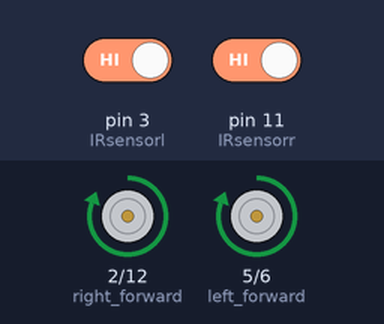
Recording of a sketch running on a simulated Arduino Uno, built with avr-gcc and run on an emulated ATmega328P. On the bench: motor-driver pin pairs drawn as motors (green arrow = first pin HIGH = forward, orange = second pin HIGH = backward, longer = more drive). Inputs (shaded band) come from the test bench; at power-on: pin 3 (IRsensorl) HIGH, pin 11 (IRsensorr) HIGH.

Above: at 1.2 s.
1.3 s: pin 3 (IRsensorl) driven LOW
At 2.4 s:
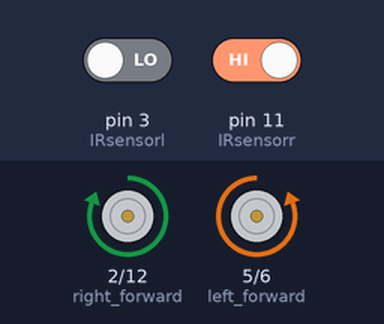
2.8 s: pin 11 (IRsensorr) driven LOW
At 3.3 s:
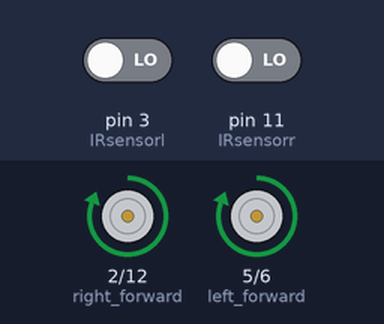
5.8 s: pin 3 (IRsensorl) driven HIGH
At 6.1 s:
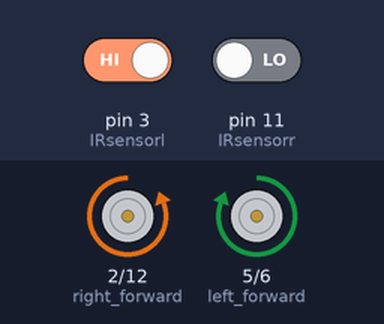
7.3 s: pin 11 (IRsensorr) driven HIGH
At 8.6 s:
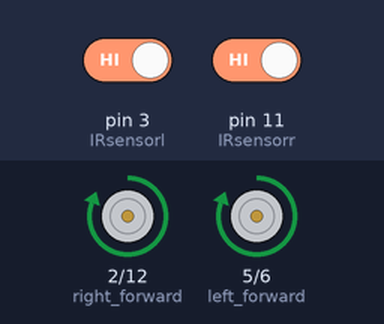
Timing chart, 0 to 9.8 s (numbered marks = the images above; inputs shaded):
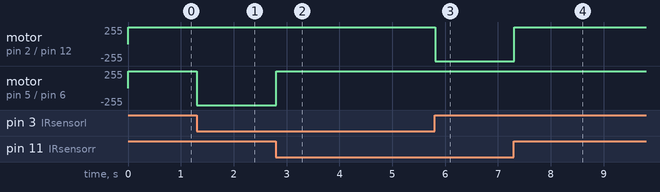

The sketch:

Line_following_21_02_21.ino
```cpp
/* This code programs the buggy to stick to black
 *  If the left sensor is off the left wheel goes forward, while the right wheel reverses
 *  If the right sensor is off the right wheel goes forward, while the left wheel reverses
 *  The Ultrasonic sensor is not coded
*/
int vSpeed = 110;        // MAX 255
int turn_speed = 230;    // MAX 255
int turn_delay = 100;

int IRsensorl = 3;
int IRsensorr = 11;

int left_forward = 5;
int left_backward = 6;
int right_forward = 2;
int right_backward = 12;

;

void setup() {
  pinMode(left_forward, OUTPUT);
  pinMode(left_backward, OUTPUT);
  pinMode(right_forward, OUTPUT);
  pinMode(right_backward, OUTPUT);
  pinMode(IRsensorl, INPUT);
  pinMode(IRsensorr, INPUT);
}

void loop() {
  digitalWrite(left_forward, HIGH);
  digitalWrite(left_backward, LOW);
  digitalWrite(right_forward, HIGH);
  digitalWrite(right_backward, LOW);//starting was "digitalWrite(righ_backward, HIGH)"

  //Serial.println(digitalRead(IRsensorl));
   const int black = 1;
   const int white = 0;
  int  right_sensor_state = digitalRead(IRsensorr);
  int  left_sensor_state = digitalRead(IRsensorl);

 if(right_sensor_state != black && left_sensor_state == black){
  Serial.println("turning right");

  digitalWrite (left_forward,HIGH);
  digitalWrite(left_backward,LOW);
  digitalWrite (right_forward,LOW);
  digitalWrite(right_backward,HIGH);

  delay(turn_delay);
  }

if(right_sensor_state == black && left_sensor_state != black)
{
  Serial.println("turning left");

  digitalWrite (left_forward,LOW);
  digitalWrite(left_backward,HIGH);
  digitalWrite (right_forward, HIGH);
  digitalWrite(right_backward,LOW);

  delay(turn_delay);
  }

if(right_sensor_state == white && left_sensor_state == white)
{
  Serial.println("going forward");

  digitalWrite(left_forward,HIGH);
  digitalWrite (left_backward,LOW);
  digitalWrite(right_forward,HIGH);
  digitalWrite (right_backward,LOW);
  delay(turn_delay);

  }

if(right_sensor_state != black && left_sensor_state != black)
{
  Serial.println("stop");

  digitalWrite(left_forward, LOW);
  digitalWrite (left_backward,LOW);
  digitalWrite(right_forward,LOW);
  digitalWrite (right_backward,LOW);

  }
}
```

Measured:
- after the input at 1.3 s, motor on pin 5 (left_forward) / pin 6 (left_backward): forward 255/255 → backward 255/255 at once
- after the input at 2.8 s, motor on pin 5 (left_forward) / pin 6 (left_backward): backward 255/255 → forward 255/255 at once
- after the input at 5.8 s, motor on pin 2 (right_forward) / pin 12 (right_backward): forward 255/255 → backward 255/255 at once
- after the input at 7.3 s, motor on pin 2 (right_forward) / pin 12 (right_backward): backward 255/255 → forward 255/255 at once
